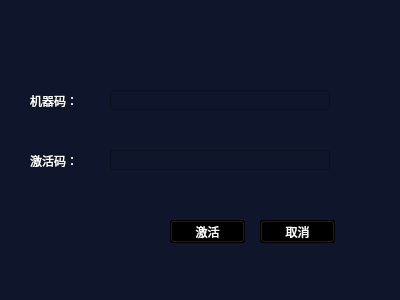
<?xml version="1.0" encoding="UTF-8"?>
<ui version="4.0">
 <class>ActiveDlg</class>
 <widget class="QWidget" name="ActiveDlg">
  <property name="geometry">
   <rect>
    <x>0</x>
    <y>0</y>
    <width>400</width>
    <height>300</height>
   </rect>
  </property>
  <property name="windowTitle">
   <string>软件激活</string>
  </property>
  <property name="styleSheet">
   <string notr="true">QWidget{color: rgb(255, 255, 255);
background-color: rgb(15, 21, 42);
}
QPushButton{
background-color: rgb(0, 0, 0);
}</string>
  </property>
  <widget class="QLabel" name="label_2">
   <property name="geometry">
    <rect>
     <x>30</x>
     <y>155</y>
     <width>54</width>
     <height>12</height>
    </rect>
   </property>
   <property name="text">
    <string>激活码：</string>
   </property>
  </widget>
  <widget class="QLineEdit" name="lineEdit_Mac">
   <property name="geometry">
    <rect>
     <x>110</x>
     <y>90</y>
     <width>220</width>
     <height>20</height>
    </rect>
   </property>
  </widget>
  <widget class="QLabel" name="label">
   <property name="geometry">
    <rect>
     <x>30</x>
     <y>95</y>
     <width>54</width>
     <height>12</height>
    </rect>
   </property>
   <property name="text">
    <string>机器码：</string>
   </property>
  </widget>
  <widget class="QLineEdit" name="lineEdit_SN">
   <property name="geometry">
    <rect>
     <x>110</x>
     <y>150</y>
     <width>220</width>
     <height>20</height>
    </rect>
   </property>
  </widget>
  <widget class="QPushButton" name="pushButton_Active">
   <property name="geometry">
    <rect>
     <x>170</x>
     <y>220</y>
     <width>75</width>
     <height>23</height>
    </rect>
   </property>
   <property name="text">
    <string>激活</string>
   </property>
  </widget>
  <widget class="QPushButton" name="pushButton_Cancel">
   <property name="geometry">
    <rect>
     <x>260</x>
     <y>220</y>
     <width>75</width>
     <height>23</height>
    </rect>
   </property>
   <property name="text">
    <string>取消</string>
   </property>
  </widget>
 </widget>
 <layoutdefault spacing="6" margin="11"/>
 <resources/>
 <connections/>
</ui>
